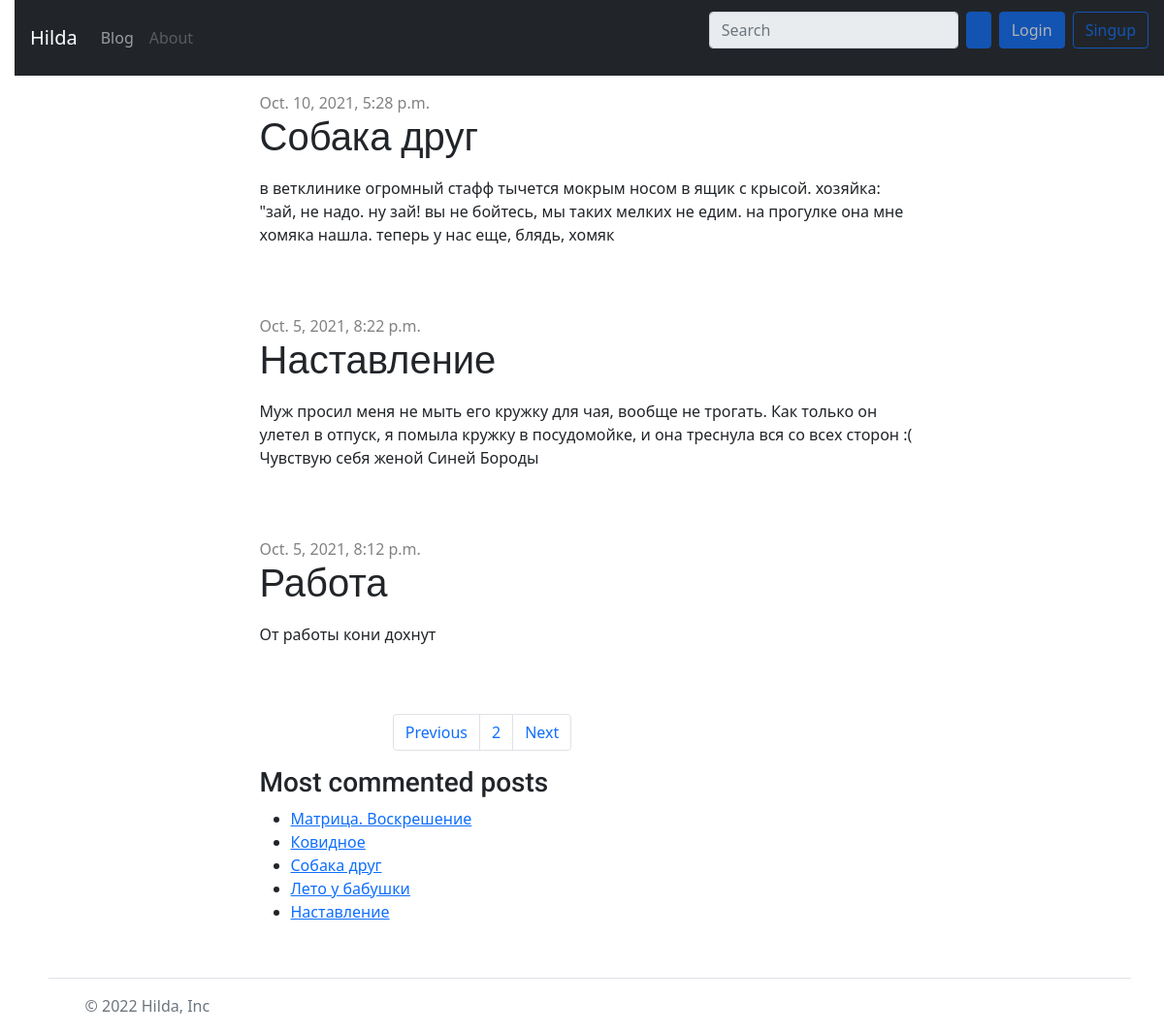
Screenshot of /?page=2 with the database file from the repository.
### blog/models.py (models this page shows, shortened)
class Post(models.Model):
    author = models.ForeignKey(settings.AUTH_USER_MODEL, on_delete=models.CASCADE)
    slug = models.SlugField(max_length=250, unique_for_date='published_date')
    title = models.CharField(max_length=200)
    text = models.TextField()
    created_date = models.DateTimeField(default=timezone.now)
    published_date = models.DateTimeField(blank=True, null=True)
    tags = TaggableManager()
    def get_absolute_url(self):
        return reverse('blog:post_detail',
                        args=[self.slug])

### blog/views.py (the view)
# urls.py: path('', views.post_list, name='post_list'),
def post_list(request, tag_slug=None):
    object_list = Post.objects.filter(published_date__lte=timezone.now()).order_by('created_date')
    tag = None
    if tag_slug:
        tag = get_object_or_404(Tag, slug=tag_slug)
        object_list = object_list.filter(tags__in=[tag])
    paginator = Paginator(object_list, 3)  # 3 posts in each page
    page = request.GET.get('page')
    try:
        posts = paginator.page(page)
    except PageNotAnInteger:
        posts = paginator.page(1)
    except EmptyPage:
        posts = paginator.page(paginator.num_pages)
    return render(request,
                  'blog/post_list.html',
                  {'page': page,
                   'posts': posts,
                   'tag': tag})

### blog/templatetags/blog_tags.py (called while the page is built)
@register.simple_tag
def total_posts():
    return Post.objects.filter(published_date__lte=timezone.now()).count()

@register.inclusion_tag('blog/latest_posts.html')
def show_latest_posts(count=5):
    latest_posts = Post.objects.filter(published_date__lte=timezone.now())[:count]
    return {'latest_posts': latest_posts}

@register.simple_tag
def get_most_commented_posts(count=5):
    return Post.objects.annotate(total_comments=Count('comments'))[:count]

### blog/templates/blog/post_list.html (shortened to what this page needs)
{% extends 'blog/base.html' %}
{% load blog_tags %}
{% block content %}
<div class="p-3">
    {% for post in posts %}
        <div class="post">
            <div class="date">
                {{ post.published_date }}
            </div>
            <h2 class="h2 text-dark display-6">
                <a class="text-decoration-none text-reset" href="{{ post.get_absolute_url }}">
                    {{ post.title }}
                </a>
            </h2>
            <p>{{ post.text|linebreaksbr }}</p>
        </div>
    {% endfor %}
    <div class="container px-4">
        <div class="row gx-5 justify-content-md-center">
            <div class="col-8">
                    {% include "blog/pagination.html" with page=posts %}
            </div>
        </div>
    </div>
<h3>Most commented posts</h3>
{% get_most_commented_posts as most_commented_posts %}
<ul>
    {% for post in most_commented_posts %}
        <li>
            <a href="{{ post.get_absolute_url }}">{{ post.title }}</a>
        </li>
    {% endfor %}
</ul>
</div>
{% endblock %}

### blog/static/css/blog.css (style rules this page uses)
h2 { color: rgb(255, 255, 255); font-family: 'Roboto', sans-serif; }
body { padding-left: 15px; }
h1, h2, h3, h4 { font-family: 'Roboto', sans-serif; }
.date { color: #828282; }
.post { margin-bottom: 70px; }
html, body { height: 100%; }

### rows the page displays
Post: published_date "Oct. 10, 2021, 5:28 p.m.", title "Собака друг", text "в ветклинике огромный стафф тычется мокрым носом в ящик с крысой. хозяйка: \"зай, не надо. ну зай! вы не бойтесь, мы таких мелких не едим. на прогулке она мне хомяка нашла. теперь у нас еще, блядь, хомяк"
Post: published_date "Oct. 5, 2021, 8:22 p.m.", title "Наставление", text "Муж просил меня не мыть его кружку для чая, вообще не трогать. Как только он улетел в отпуск, я помыла кружку в посудомойке, и она треснула вся со всех сторон :( Чувствую себя женой Синей Бороды"
Post: published_date "Oct. 5, 2021, 8:12 p.m.", title "Работа", text "От работы кони дохнут"
Post: title "Матрица. Воскрешение"
Post: title "Ковидное"
Post: title "Лето у бабушки"

### other values shown
{{ page.number }} "2"
